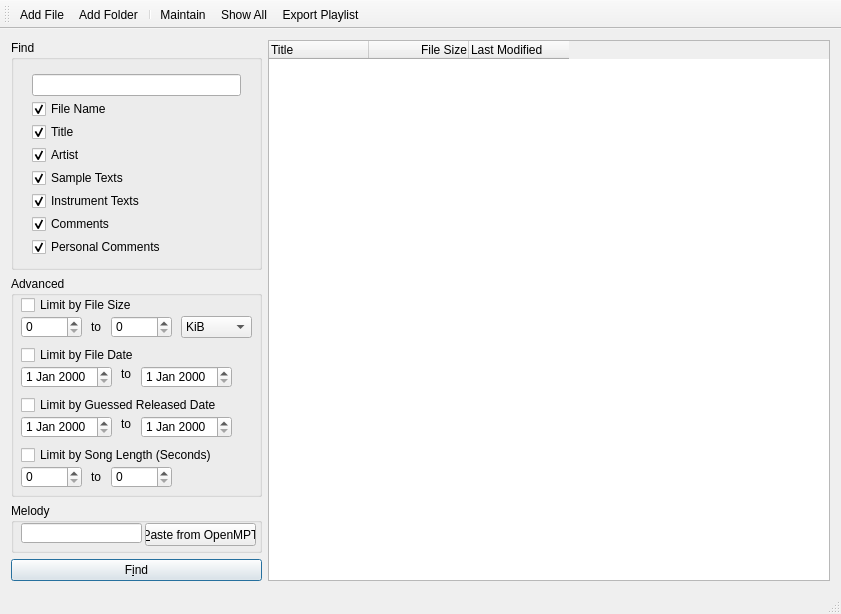
<?xml version="1.0" encoding="UTF-8"?>
<ui version="4.0">
 <class>ModLibararyClass</class>
 <widget class="QMainWindow" name="ModLibararyClass">
  <property name="geometry">
   <rect>
    <x>0</x>
    <y>0</y>
    <width>841</width>
    <height>605</height>
   </rect>
  </property>
  <property name="windowTitle">
   <string>Mod Library</string>
  </property>
  <property name="windowIcon">
   <iconset resource="modlibrary.qrc">
    <normaloff>:/ModLibrary/icon.ico</normaloff>:/ModLibrary/icon.ico</iconset>
  </property>
  <property name="statusTip">
   <string/>
  </property>
  <property name="locale">
   <locale language="English" country="UnitedStates"/>
  </property>
  <widget class="QWidget" name="centralWidget">
   <property name="sizePolicy">
    <sizepolicy hsizetype="MinimumExpanding" vsizetype="MinimumExpanding">
     <horstretch>0</horstretch>
     <verstretch>0</verstretch>
    </sizepolicy>
   </property>
   <layout class="QFormLayout" name="formLayout">
    <item row="0" column="0" colspan="2">
     <layout class="QGridLayout" name="gridLayout">
      <property name="sizeConstraint">
       <enum>QLayout::SetNoConstraint</enum>
      </property>
      <item row="3" column="0">
       <widget class="QPushButton" name="doSearch">
        <property name="text">
         <string>F&amp;ind</string>
        </property>
        <property name="autoDefault">
         <bool>true</bool>
        </property>
        <property name="default">
         <bool>true</bool>
        </property>
       </widget>
      </item>
      <item row="0" column="0">
       <widget class="QGroupBox" name="groupBox">
        <property name="sizePolicy">
         <sizepolicy hsizetype="MinimumExpanding" vsizetype="MinimumExpanding">
          <horstretch>0</horstretch>
          <verstretch>0</verstretch>
         </sizepolicy>
        </property>
        <property name="minimumSize">
         <size>
          <width>251</width>
          <height>230</height>
         </size>
        </property>
        <property name="maximumSize">
         <size>
          <width>251</width>
          <height>230</height>
         </size>
        </property>
        <property name="title">
         <string>Find</string>
        </property>
        <widget class="QWidget" name="verticalLayoutWidget">
         <property name="geometry">
          <rect>
           <x>10</x>
           <y>20</y>
           <width>231</width>
           <height>216</height>
          </rect>
         </property>
         <layout class="QVBoxLayout" name="verticalLayout">
          <property name="spacing">
           <number>0</number>
          </property>
          <item>
           <widget class="QLineEdit" name="findWhat"/>
          </item>
          <item>
           <widget class="QCheckBoxEx" name="findFilename">
            <property name="text">
             <string>File Name</string>
            </property>
            <property name="checked">
             <bool>true</bool>
            </property>
           </widget>
          </item>
          <item>
           <widget class="QCheckBoxEx" name="findTitle">
            <property name="text">
             <string>Title</string>
            </property>
            <property name="checked">
             <bool>true</bool>
            </property>
           </widget>
          </item>
          <item>
           <widget class="QCheckBoxEx" name="findArtist">
            <property name="text">
             <string>Artist</string>
            </property>
            <property name="checked">
             <bool>true</bool>
            </property>
           </widget>
          </item>
          <item>
           <widget class="QCheckBoxEx" name="findSampleText">
            <property name="text">
             <string>Sample Texts</string>
            </property>
            <property name="checked">
             <bool>true</bool>
            </property>
           </widget>
          </item>
          <item>
           <widget class="QCheckBoxEx" name="findInstrumentText">
            <property name="text">
             <string>Instrument Texts</string>
            </property>
            <property name="checked">
             <bool>true</bool>
            </property>
           </widget>
          </item>
          <item>
           <widget class="QCheckBoxEx" name="findComments">
            <property name="text">
             <string>Comments</string>
            </property>
            <property name="checked">
             <bool>true</bool>
            </property>
           </widget>
          </item>
          <item>
           <widget class="QCheckBoxEx" name="findPersonal">
            <property name="text">
             <string>Personal Comments</string>
            </property>
            <property name="checked">
             <bool>true</bool>
            </property>
           </widget>
          </item>
         </layout>
        </widget>
       </widget>
      </item>
      <item row="2" column="0">
       <widget class="QGroupBox" name="groupBox_3">
        <property name="sizePolicy">
         <sizepolicy hsizetype="MinimumExpanding" vsizetype="MinimumExpanding">
          <horstretch>0</horstretch>
          <verstretch>0</verstretch>
         </sizepolicy>
        </property>
        <property name="minimumSize">
         <size>
          <width>251</width>
          <height>50</height>
         </size>
        </property>
        <property name="maximumSize">
         <size>
          <width>251</width>
          <height>50</height>
         </size>
        </property>
        <property name="title">
         <string>Melody</string>
        </property>
        <widget class="QLineEdit" name="melody">
         <property name="geometry">
          <rect>
           <x>10</x>
           <y>20</y>
           <width>121</width>
           <height>20</height>
          </rect>
         </property>
        </widget>
        <widget class="QPushButton" name="pasteMPT">
         <property name="geometry">
          <rect>
           <x>134</x>
           <y>20</y>
           <width>111</width>
           <height>23</height>
          </rect>
         </property>
         <property name="text">
          <string>&amp;Paste from OpenMPT</string>
         </property>
        </widget>
       </widget>
      </item>
      <item row="0" column="1" rowspan="4">
       <widget class="QTableWidget" name="resultTable">
        <property name="editTriggers">
         <set>QAbstractItemView::NoEditTriggers</set>
        </property>
        <property name="alternatingRowColors">
         <bool>true</bool>
        </property>
        <property name="selectionBehavior">
         <enum>QAbstractItemView::SelectRows</enum>
        </property>
        <property name="sortingEnabled">
         <bool>true</bool>
        </property>
        <property name="columnCount">
         <number>3</number>
        </property>
        <attribute name="horizontalHeaderVisible">
         <bool>true</bool>
        </attribute>
        <attribute name="horizontalHeaderCascadingSectionResizes">
         <bool>false</bool>
        </attribute>
        <attribute name="horizontalHeaderHighlightSections">
         <bool>false</bool>
        </attribute>
        <attribute name="horizontalHeaderStretchLastSection">
         <bool>false</bool>
        </attribute>
        <attribute name="verticalHeaderVisible">
         <bool>false</bool>
        </attribute>
        <column>
         <property name="text">
          <string>Title</string>
         </property>
         <property name="textAlignment">
          <set>AlignLeft|AlignVCenter</set>
         </property>
        </column>
        <column>
         <property name="text">
          <string>File Size</string>
         </property>
         <property name="textAlignment">
          <set>AlignRight|AlignVCenter</set>
         </property>
        </column>
        <column>
         <property name="text">
          <string>Last Modified</string>
         </property>
         <property name="textAlignment">
          <set>AlignLeft|AlignVCenter</set>
         </property>
        </column>
       </widget>
      </item>
      <item row="1" column="0">
       <widget class="QGroupBox" name="groupBox_2">
        <property name="sizePolicy">
         <sizepolicy hsizetype="MinimumExpanding" vsizetype="MinimumExpanding">
          <horstretch>0</horstretch>
          <verstretch>0</verstretch>
         </sizepolicy>
        </property>
        <property name="minimumSize">
         <size>
          <width>251</width>
          <height>221</height>
         </size>
        </property>
        <property name="maximumSize">
         <size>
          <width>251</width>
          <height>221</height>
         </size>
        </property>
        <property name="title">
         <string>Advanced</string>
        </property>
        <widget class="QCheckBox" name="limitSize">
         <property name="geometry">
          <rect>
           <x>10</x>
           <y>20</y>
           <width>231</width>
           <height>18</height>
          </rect>
         </property>
         <property name="text">
          <string>Limit by File Size</string>
         </property>
        </widget>
        <widget class="QSpinBox" name="limitMinSize">
         <property name="geometry">
          <rect>
           <x>10</x>
           <y>40</y>
           <width>61</width>
           <height>22</height>
          </rect>
         </property>
         <property name="maximum">
          <number>999999999</number>
         </property>
        </widget>
        <widget class="QLabel" name="label">
         <property name="geometry">
          <rect>
           <x>80</x>
           <y>40</y>
           <width>31</width>
           <height>21</height>
          </rect>
         </property>
         <property name="text">
          <string>to</string>
         </property>
        </widget>
        <widget class="QSpinBox" name="limitMaxSize">
         <property name="geometry">
          <rect>
           <x>100</x>
           <y>40</y>
           <width>61</width>
           <height>22</height>
          </rect>
         </property>
         <property name="maximum">
          <number>999999999</number>
         </property>
        </widget>
        <widget class="QComboBox" name="limitSizeUnit">
         <property name="geometry">
          <rect>
           <x>170</x>
           <y>40</y>
           <width>71</width>
           <height>22</height>
          </rect>
         </property>
         <property name="currentIndex">
          <number>1</number>
         </property>
         <item>
          <property name="text">
           <string>Byte</string>
          </property>
         </item>
         <item>
          <property name="text">
           <string>KiB</string>
          </property>
         </item>
         <item>
          <property name="text">
           <string>MiB</string>
          </property>
         </item>
        </widget>
        <widget class="QCheckBox" name="limitFileDate">
         <property name="geometry">
          <rect>
           <x>10</x>
           <y>70</y>
           <width>231</width>
           <height>18</height>
          </rect>
         </property>
         <property name="text">
          <string>Limit by File Date</string>
         </property>
        </widget>
        <widget class="QLabel" name="label_2">
         <property name="geometry">
          <rect>
           <x>110</x>
           <y>90</y>
           <width>31</width>
           <height>16</height>
          </rect>
         </property>
         <property name="text">
          <string>to</string>
         </property>
        </widget>
        <widget class="QDateEdit" name="limitFileDateMin">
         <property name="geometry">
          <rect>
           <x>10</x>
           <y>90</y>
           <width>91</width>
           <height>22</height>
          </rect>
         </property>
        </widget>
        <widget class="QDateEdit" name="limitFileDateMax">
         <property name="geometry">
          <rect>
           <x>130</x>
           <y>90</y>
           <width>91</width>
           <height>22</height>
          </rect>
         </property>
        </widget>
        <widget class="QCheckBox" name="limitYear">
         <property name="geometry">
          <rect>
           <x>10</x>
           <y>120</y>
           <width>231</width>
           <height>18</height>
          </rect>
         </property>
         <property name="toolTip">
          <string>Some module formats offer the possibility to save the last edit date. This is used for guessing the release date.</string>
         </property>
         <property name="text">
          <string>Limit by Guessed Released Date</string>
         </property>
        </widget>
        <widget class="QLabel" name="label_3">
         <property name="geometry">
          <rect>
           <x>110</x>
           <y>140</y>
           <width>31</width>
           <height>16</height>
          </rect>
         </property>
         <property name="text">
          <string>to</string>
         </property>
        </widget>
        <widget class="QSpinBox" name="limitTimeMax">
         <property name="geometry">
          <rect>
           <x>100</x>
           <y>190</y>
           <width>61</width>
           <height>22</height>
          </rect>
         </property>
         <property name="maximum">
          <number>999999999</number>
         </property>
        </widget>
        <widget class="QCheckBox" name="limitTime">
         <property name="geometry">
          <rect>
           <x>10</x>
           <y>170</y>
           <width>231</width>
           <height>18</height>
          </rect>
         </property>
         <property name="text">
          <string>Limit by Song Length (Seconds)</string>
         </property>
        </widget>
        <widget class="QSpinBox" name="limitTimeMin">
         <property name="geometry">
          <rect>
           <x>10</x>
           <y>190</y>
           <width>61</width>
           <height>22</height>
          </rect>
         </property>
         <property name="maximum">
          <number>999999999</number>
         </property>
        </widget>
        <widget class="QLabel" name="label_4">
         <property name="geometry">
          <rect>
           <x>80</x>
           <y>190</y>
           <width>31</width>
           <height>21</height>
          </rect>
         </property>
         <property name="text">
          <string>to</string>
         </property>
        </widget>
        <widget class="QDateEdit" name="limitReleaseDateMin">
         <property name="geometry">
          <rect>
           <x>10</x>
           <y>140</y>
           <width>91</width>
           <height>22</height>
          </rect>
         </property>
        </widget>
        <widget class="QDateEdit" name="limitReleaseDateMax">
         <property name="geometry">
          <rect>
           <x>130</x>
           <y>140</y>
           <width>91</width>
           <height>22</height>
          </rect>
         </property>
        </widget>
       </widget>
      </item>
     </layout>
    </item>
   </layout>
  </widget>
  <widget class="QToolBar" name="mainToolBar">
   <attribute name="toolBarArea">
    <enum>TopToolBarArea</enum>
   </attribute>
   <attribute name="toolBarBreak">
    <bool>false</bool>
   </attribute>
   <addaction name="actionAddFile"/>
   <addaction name="actionAddFolder"/>
   <addaction name="separator"/>
   <addaction name="actionMaintain"/>
   <addaction name="actionShow"/>
   <addaction name="actionExportPlaylist"/>
  </widget>
  <widget class="QStatusBar" name="statusBar"/>
  <action name="actionAddFile">
   <property name="text">
    <string>Add &amp;File...</string>
   </property>
   <property name="toolTip">
    <string>Add one more more files to the database</string>
   </property>
  </action>
  <action name="actionMaintain">
   <property name="text">
    <string>&amp;Maintain...</string>
   </property>
   <property name="toolTip">
    <string>Update module information and remove deleted files from the database</string>
   </property>
  </action>
  <action name="actionShow">
   <property name="text">
    <string>&amp;Show All...</string>
   </property>
   <property name="toolTip">
    <string>Show all files</string>
   </property>
  </action>
  <action name="actionAddFolder">
   <property name="text">
    <string>&amp;Add Folder...</string>
   </property>
   <property name="toolTip">
    <string>Add a folder (including subfolders) to the database</string>
   </property>
  </action>
  <action name="actionExportPlaylist">
   <property name="text">
    <string>&amp;Export Playlist</string>
   </property>
   <property name="toolTip">
    <string>Export the result of the current search as a playlist file</string>
   </property>
  </action>
 </widget>
 <layoutdefault spacing="6" margin="11"/>
 <customwidgets>
  <customwidget>
   <class>QCheckBoxEx</class>
   <extends>QCheckBox</extends>
   <header>qcheckboxex.h</header>
  </customwidget>
 </customwidgets>
 <tabstops>
  <tabstop>findWhat</tabstop>
  <tabstop>findFilename</tabstop>
  <tabstop>findArtist</tabstop>
  <tabstop>findSampleText</tabstop>
  <tabstop>findInstrumentText</tabstop>
  <tabstop>findComments</tabstop>
  <tabstop>findPersonal</tabstop>
  <tabstop>limitSize</tabstop>
  <tabstop>limitMinSize</tabstop>
  <tabstop>limitMaxSize</tabstop>
  <tabstop>limitSizeUnit</tabstop>
  <tabstop>limitFileDate</tabstop>
  <tabstop>limitFileDateMin</tabstop>
  <tabstop>limitFileDateMax</tabstop>
  <tabstop>limitYear</tabstop>
  <tabstop>limitReleaseDateMin</tabstop>
  <tabstop>limitReleaseDateMax</tabstop>
  <tabstop>limitTime</tabstop>
  <tabstop>limitTimeMin</tabstop>
  <tabstop>limitTimeMax</tabstop>
  <tabstop>melody</tabstop>
  <tabstop>doSearch</tabstop>
  <tabstop>resultTable</tabstop>
 </tabstops>
 <resources>
  <include location="modlibrary.qrc"/>
 </resources>
 <connections/>
</ui>
